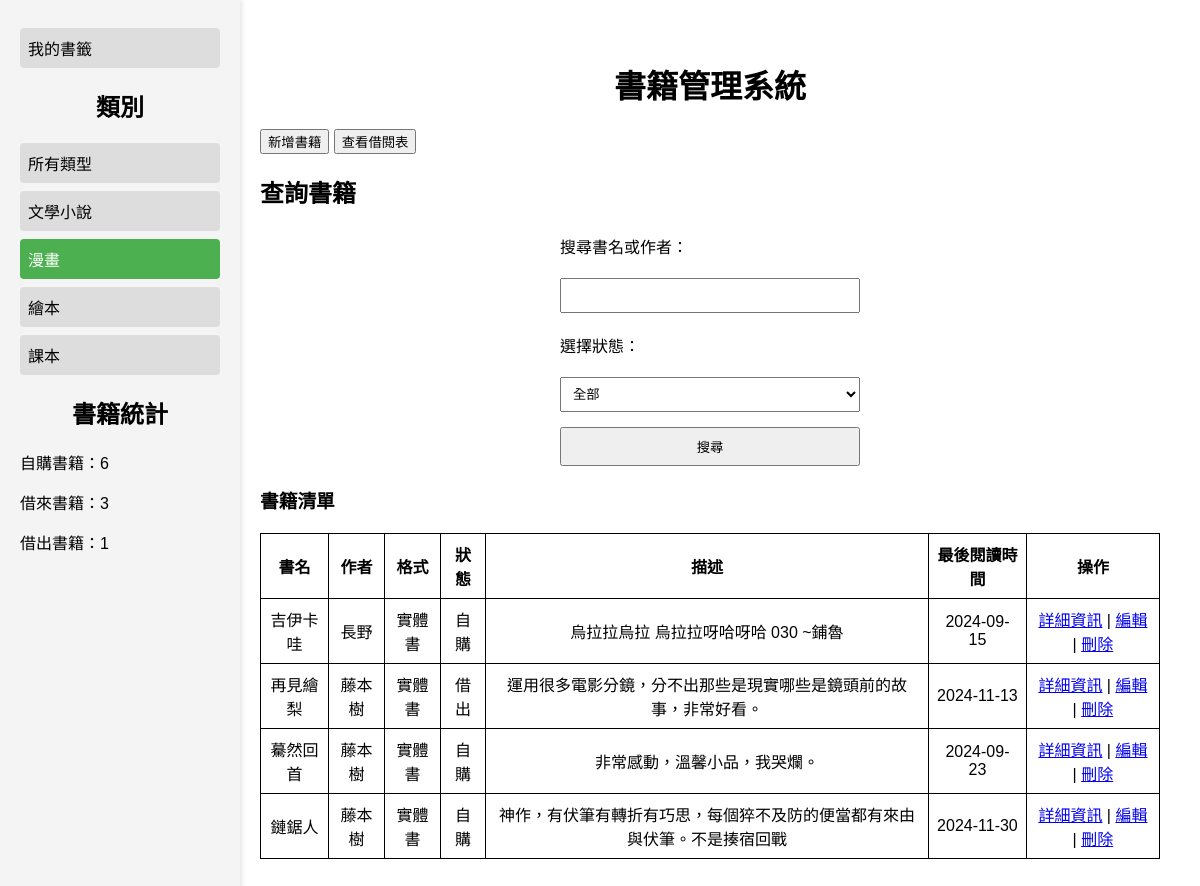
/index.php?category_id=2, run on the app's committed database.
### tables this page shows
CREATE TABLE Categories (
    category_id INT AUTO_INCREMENT PRIMARY KEY,  
    name VARCHAR(50) NOT NULL UNIQUE             
);

create table Books(
book_id INT AUTO_INCREMENT PRIMARY KEY,       
book_name VARCHAR(255) NOT NULL,              
author VARCHAR(255),                          
format ENUM('電子書', '實體書') NOT NULL,     
status ENUM('自購','借來','借出'),            
description TEXT,                             
last_read_time DATE                           
);

### index.php (the view, shortened to what this page needs)
<?php
include 'db.php';
$delete_empty_categories_sql = "DELETE FROM Categories WHERE category_id NOT IN (SELECT DISTINCT category_id FROM Book_Categories)";
$conn->query($delete_empty_categories_sql);
$categories_sql = "SELECT * FROM Categories";
$categories_result = $conn->query($categories_sql);
$search_query = "";
$category_id = isset($_GET['category_id']) ? $_GET['category_id'] : null;
$sql = "SELECT * FROM Books WHERE 1";
if ($category_id) {
    $sql = "SELECT Books.* FROM Books
            INNER JOIN Book_Categories ON Books.book_id = Book_Categories.book_id
            WHERE Book_Categories.category_id = $category_id";
}
$books_count_query = "
    SELECT
        status,
        COUNT(*) AS count
    FROM Books
    GROUP BY status
";
$books_count_result = $conn->query($books_count_query);
$books_count = [
    '自購' => 0,
    '借來' => 0,
    '借出' => 0,
];
if ($books_count_result->num_rows > 0) {
    while ($row = $books_count_result->fetch_assoc()) {
        $books_count[$row['status']] = $row['count'];
    }
}
$result = $conn->query($sql);
?>
<!DOCTYPE html>
<html lang="zh-TW">
<head>
    <link rel="stylesheet" href="assets/styles.css">
</head>
<body>
    <div class="sidebar">
        <a href="reading_progress.php">我的書籤</a>
        <h2>類別</h2>
        <a href="index.php" class="<?php echo $category_id == null ? 'selected' : ''; ?>">所有類型</a>
        <?php while ($category = $categories_result->fetch_assoc()) { ?>
            <a href="index.php?category_id=<?php echo $category['category_id']; ?>" class="<?php echo $category_id == $category['category_id'] ? 'selected' : ''; ?>">
                <?php echo $category['name']; ?>
            </a>
        <?php } ?>
        <h2>書籍統計</h2>
        <p>自購書籍：<?php echo $books_count['自購']; ?></p>
        <p>借來書籍：<?php echo $books_count['借來']; ?></p>
        <p>借出書籍：<?php echo $books_count['借出']; ?></p>
    </div>
    <div class="content">
    <h1>書籍管理系統</h1>
    <a href="add.php"><button>新增書籍</button></a>
    <a href="borrow.php"><button>查看借閱表</button></a>
    <h2>查詢書籍</h2>
    <form action="index.php" method="POST" class="search-form">
        <label>搜尋書名或作者：</label>
        <input type="text" name="search_query" value="<?php echo $search_query; ?>">
        <label>選擇狀態：</label>
        <select name="status">
            <option value="">全部</option>
        </select>
        <button type="submit" name="search">搜尋</button>
    </form>
    <h3>書籍清單</h3>
    <table border="1">
        <tr>
            <th>書名</th>
            <th>作者</th>
            <th>格式</th>
            <th>狀態</th>
            <th>描述</th>
            <th>最後閱讀時間</th>
            <th>操作</th>
        </tr>
        <?php
        if ($result->num_rows > 0) {
            while($row = $result->fetch_assoc()) {
                echo "<tr>";
                echo "<td>" . $row['book_name'] . "</td>";
                echo "<td>" . $row['author'] . "</td>";
                echo "<td>" . $row['format'] . "</td>";
                echo "<td>" . $row['status'] . "</td>";
                echo "<td>" . $row['description'] . "</td>";
                echo "<td>" . $row['last_read_time'] . "</td>";
                echo "<td><a href='book_details.php?id=" . $row['book_id'] . "'>詳細資訊</a> | <a href='edit.php?id=" . $row['book_id'] . "'>編輯</a> | <a href='delete.php?id=" . $row['book_id'] . "' onclick='return confirm(\"確定要刪除這本書嗎?\")'>刪除</a></td>";
                echo "</tr>";
            }
        } else {
            echo "<tr><td colspan='7'>沒有資料</td></tr>";
        }
        ?>
    </table>
</div>
</body>
</html>

### assets/styles.css (style rules this page uses)
body { font-family: Arial, sans-serif; margin: 20px; }
h1 { text-align: center; }
table { width: 100%; border-collapse: collapse; margin: 20px 0; }
th, td { border: 1px solid black; padding: 8px; text-align: center; }
form { display: flex; flex-direction: column; width: 300px; margin: 0 auto; }
label, input, select, textarea { margin: 5px 0; }

### index.php (style rules this page uses)
.sidebar { width: 200px; position: fixed; top: 0; left: 0; height: 100%; background-color: #f4f4f4; padding: 20px; box-shadow: 2px 0 5px rgba(0, 0, 0, 0.1); }
.sidebar h2 { text-align: center; }
.sidebar a { display: block; padding: 8px; margin: 8px 0; background-color: #ddd; text-decoration: none; color: black; border-radius: 4px; }
.sidebar a.selected { background-color: #4CAF50; color: white; }
.content { margin-left: 220px; padding: 20px; }
.search-form { display: flex; gap: 10px; margin-bottom: 20px; }
.search-form input, .search-form select, .search-form button { padding: 8px; }

### data on the page
categories: name "文學小說"
categories: name "漫畫"
categories: name "繪本"
categories: name "課本"
books: book_name "吉伊卡哇", author "長野", format "實體書", status "自購", description "烏拉拉烏拉 烏拉拉呀哈呀哈 030 ~鋪魯", last_read_time "2024-09-15"
books: book_name "再見繪梨", author "藤本樹", format "實體書", status "借出", description "運用很多電影分鏡，分不出那些是現實哪些是鏡頭前的故事，非常好看。", last_read_time "2024-11-13"
books: book_name "驀然回首", author "藤本樹", format "實體書", status "自購", description "非常感動，溫馨小品，我哭爛。", last_read_time "2024-09-23"
books: book_name "鏈鋸人", author "藤本樹", format "實體書", status "自購", description "神作，有伏筆有轉折有巧思，每個猝不及防的便當都有來由與伏筆。不是揍宿回戰", last_read_time "2024-11-30"

### other printed values
$books_count['自購'] "6"
$books_count['借來'] "3"
$books_count['借出'] "1"
